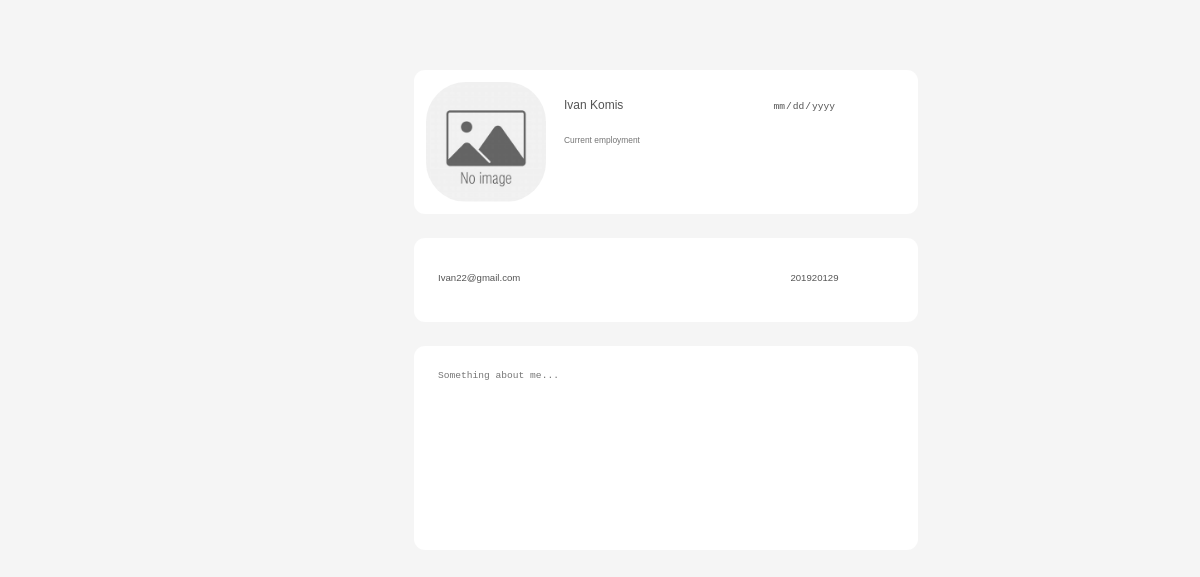
/profile.php?id=17, run on the app's committed database.
### tables this page shows
CREATE TABLE `users` (
  `id` int(11) NOT NULL,
  `username` varchar(50) NOT NULL,
  `password` varchar(255) NOT NULL,
  `mail` varchar(50) NOT NULL,
  `name` varchar(50) NOT NULL,
  `phone` varchar(20) NOT NULL,
  `tin` varchar(15) NOT NULL,
  `company_name` varchar(100) NOT NULL,
  `birthdate` date NOT NULL,
  `work` varchar(50) NOT NULL,
  `description` text NOT NULL
);

### profile.php (the view, shortened to what this page needs)
<?php
include 'database.php';
$user_id = $_GET['id'];
$queryGetInfo = $conn->prepare("SELECT `name`, `work`, `birthdate`, `mail`, `phone`, `description` FROM users WHERE id = ?");
$queryGetInfo->bind_param("i", $user_id);
$queryGetInfo->execute();
$queryGetInfo->bind_result($name, $work, $birthDate, $email, $phoneNumber, $description);
?>
<!DOCTYPE html>
<html lang="PL">
<head>
    <link rel="stylesheet" href="style_account.css">
    <link rel="stylesheet" href="https://cdnjs.cloudflare.com/ajax/libs/font-awesome/6.0.0-beta3/css/all.min.css">
</head>
<body>
    <div id="account">
        <div id="main_info">
            <img id="myPhoto" src="Images/photos_user_<?php echo $user_id?>/profileImage.png" onerror="this.onerror=null; this.src='Images/error.png'" alt="no photo">
            <form method="POST" id="mainInfo">
                <input type="text" name="name" id="name" class="input" value="<?php echo $name?>" placeholder="First and last name" disabled/>
                <input type="date" name="birthDate" id="birthDate" class="input" value="<?php echo $birthDate?>" placeholder="Date of birth" disabled/>
                <input type="text" name="work" id="work" class="input" value="<?php echo $work?>" placeholder="Current employment" disabled/></br>
            </form>
        </div>
        <div id="contact">
            <form method="POST">
                <input type="mail" name="mail" id="mail" class="input" value="<?php echo $email?>" placeholder="E-mail" disabled/>
                <input type="tel" name="phoneNumber" id="phoneNumber" class="input" pattern="([0-9]{3} ?){2,4}[0-9]{3}" value="<?php echo $phoneNumber?>" placeholder="Tel. number (xxx xxx xxx)" disabled/></br>
            </form>
        </div>
        <div id="description">
            <form method="POST">
                <textarea id="aboutMe" class="input" name="aboutMe" placeholder="Something about me..." disabled><?php echo $description?></textarea>
            </form>
        </div>
    </div>
</body>
</html>

### style_account.css (style rules this page uses)
body { background-color: #f5f5f5; margin: 0; font-family: "Nunito Sans", sans-serif; display: flex; justify-content: center; align-items: center; height: 100vh; }
#account { margin: auto; width: 57vw; height: 40vw; margin-top: 5.81vw; }
#main_info { background-color: #ffffff; margin-left: 13vw; width: 40vw; height: 10vw; border-radius: 11px; padding: 1vw; }
#myPhoto { width: 10vw; height: 10vw; float: left; object-fit: cover; }
img { border-radius: 40px; }
#mainInfo { margin-left: 11vw; width: 30vw; }
#mainInfo #name { font-size: 1vw; }
#work { margin-top: -0.9vw; font-size: 0.7vw; }
#birthDate { margin-left: 8vw; }
#contact { background-color: #ffffff; margin-left: 13vw; width: 39vw; height: 4vw; border-radius: 11px; }
#phoneNumber { margin-left: 20vw; }
#description { width: 39vw; height: 14vw; margin-left: 13vw; background-color: #ffffff; border-radius: 11px; }
#aboutMe { width: 38vw; height: 12vw; resize: none; border-radius: 11px; background-color: #ffffff; padding: 0.5vw; }
.input, .inputEditable { width: 8vw; text-align: left; font-size: 0.8vw; padding: 0.5vw; border-radius: 11px; }
.input { background-color: #ffffff; border: none; }
#contact, #description { margin-top: 2vw; padding: 1.5vw; }
input { margin: 10px 0; padding: 10px; width: calc(100% - 22px); border: 1px solid #ccc; border-radius: 4px; }

### data on the page
users: name "Ivan Komis", mail "Ivan22@gmail.com", phoneNumber "201920129"
